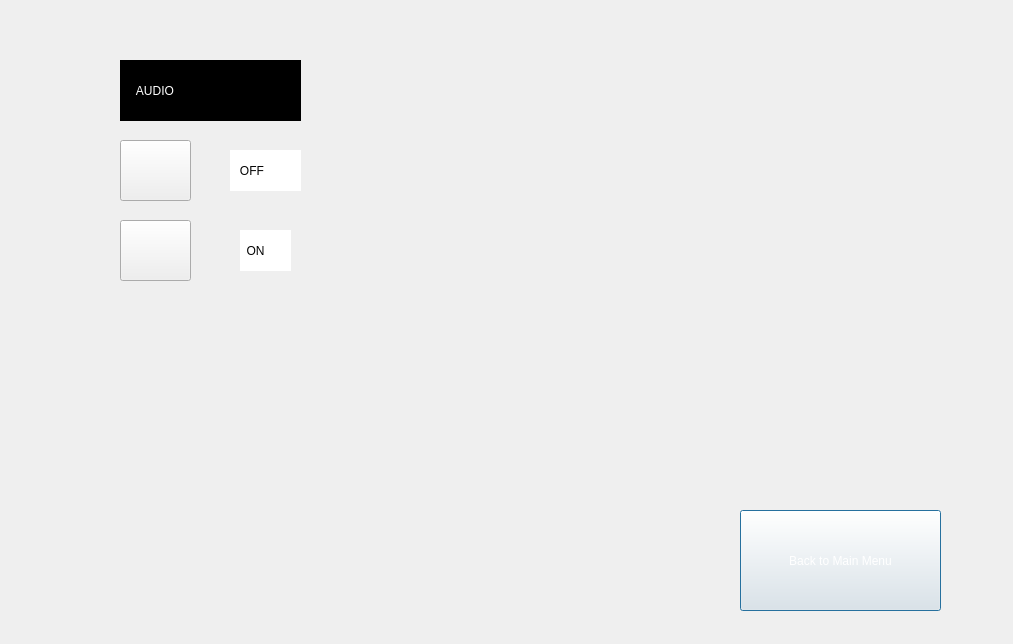
<?xml version="1.0" encoding="UTF-8"?>
<ui version="4.0">
 <class>Options</class>
 <widget class="QDialog" name="Options">
  <property name="geometry">
   <rect>
    <x>0</x>
    <y>0</y>
    <width>1013</width>
    <height>644</height>
   </rect>
  </property>
  <property name="windowTitle">
   <string>Dialog</string>
  </property>
  <property name="styleSheet">
   <string notr="true">background-image: url(:/images/opt2.png);</string>
  </property>
  <widget class="QPushButton" name="Main_Menu">
   <property name="geometry">
    <rect>
     <x>740</x>
     <y>510</y>
     <width>201</width>
     <height>101</height>
    </rect>
   </property>
   <property name="styleSheet">
    <string notr="true">background-image: url(:/images/transparent.png);
background-image: url(:/images/txtborder.png);
color: rgb(255, 255, 255);
font: 22pt &quot;Freestyle Script&quot;;
</string>
   </property>
   <property name="text">
    <string>Back to Main Menu</string>
   </property>
  </widget>
  <widget class="QLabel" name="label">
   <property name="geometry">
    <rect>
     <x>120</x>
     <y>60</y>
     <width>181</width>
     <height>61</height>
    </rect>
   </property>
   <property name="styleSheet">
    <string notr="true">background-image: url(:/images/transparent.png);
background-color: rgb(0, 0, 0);
color: rgb(255, 255, 255);
font: 35pt &quot;Impact&quot;;</string>
   </property>
   <property name="text">
    <string>     AUDIO</string>
   </property>
  </widget>
  <widget class="QPushButton" name="off_music">
   <property name="geometry">
    <rect>
     <x>120</x>
     <y>140</y>
     <width>71</width>
     <height>61</height>
    </rect>
   </property>
   <property name="styleSheet">
    <string notr="true">background-image: url(:/images/audioOFF.png);</string>
   </property>
   <property name="text">
    <string/>
   </property>
  </widget>
  <widget class="QLabel" name="off">
   <property name="geometry">
    <rect>
     <x>230</x>
     <y>150</y>
     <width>71</width>
     <height>41</height>
    </rect>
   </property>
   <property name="styleSheet">
    <string notr="true">background-color: rgb(255, 255, 255);
background-image: url(:/images/transparent.png);
color: rgb(3, 3, 3);
font: 20pt &quot;Impact&quot;;</string>
   </property>
   <property name="text">
    <string>   OFF</string>
   </property>
  </widget>
  <widget class="QPushButton" name="on_music">
   <property name="geometry">
    <rect>
     <x>120</x>
     <y>220</y>
     <width>71</width>
     <height>61</height>
    </rect>
   </property>
   <property name="styleSheet">
    <string notr="true">background-image: url(:/images/audioON.jpg);</string>
   </property>
   <property name="text">
    <string/>
   </property>
  </widget>
  <widget class="QLabel" name="label_3">
   <property name="geometry">
    <rect>
     <x>240</x>
     <y>230</y>
     <width>51</width>
     <height>41</height>
    </rect>
   </property>
   <property name="styleSheet">
    <string notr="true">background-color: rgb(255, 255, 255);
background-image: url(:/images/transparent.png);
color: rgb(3, 3, 3);
font: 20pt &quot;Impact&quot;;</string>
   </property>
   <property name="text">
    <string>  ON</string>
   </property>
  </widget>
 </widget>
 <resources/>
 <connections/>
</ui>
